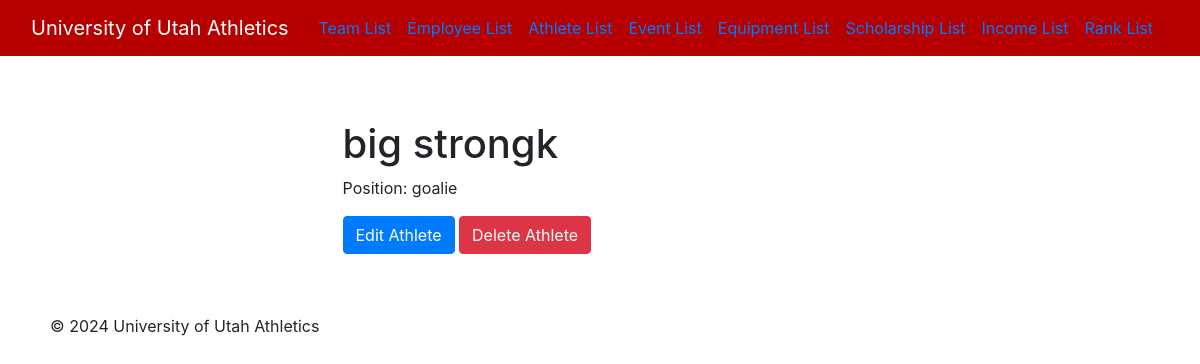
/athletics/athlete/details/1/, run on the app's committed database.
### athletics/models.py (models this page shows, shortened)
class Athlete(models.Model):
    ACADEMIC_LEVEL_CHOICES = [
        ('FR', 'Freshman'),
        ('SO', 'Sophomore'),
        ('JR', 'Junior'),
        ('SR', 'Senior'),
        ('OT', 'Other'),
    ]
    first_name = models.CharField(max_length=255)
    last_name = models.CharField(max_length=255)
    position = models.CharField(max_length=255)
    academic_level = models.CharField(max_length=2, choices=ACADEMIC_LEVEL_CHOICES)
    contact = models.CharField(max_length=255)
    teams = models.ManyToManyField('Team', related_name='athletes')

### athletics/views.py (the view)
# urls.py: path('athlete/details/<int:pk>/', views.AthleteDetails.as_view(), name='athlete-details'),
class AthleteDetails(DetailView):
    model = Athlete
    template_name = 'athlete_details.html'

### athletics/templates/athlete_details.html (shortened to what this page needs)
{% extends 'base.html' %}
{% block content %}
<div class="container">
    <div class="row">
        <div class="col-md-6 offset-md-3">
            <h1 class="mt-4">{{ object.first_name }} {{ object.last_name }}</h1>
            <p>Position: {{ object.position }}</p>
            <a href="/athletics/athlete/edit/{{ object.pk }}/" class="btn btn-primary">Edit Athlete</a>
            <a href="/athletics/athlete/delete/{{ object.pk }}/" class="btn btn-danger">Delete Athlete</a>
        </div>
    </div>
</div>
{% endblock %}

### static/css/styles.css (style rules this page uses)
body { background-color: #FFFFFF; }
.container { padding: 20px; }

### data on the page
Athlete: first_name "big", last_name "strongk", position "goalie"
